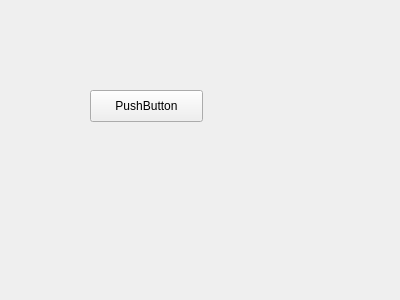
<?xml version="1.0" encoding="UTF-8"?>
<ui version="4.0">
 <class>Widget</class>
 <widget class="QWidget" name="Widget">
  <property name="geometry">
   <rect>
    <x>0</x>
    <y>0</y>
    <width>400</width>
    <height>300</height>
   </rect>
  </property>
  <property name="windowTitle">
   <string>Widget</string>
  </property>
  <widget class="QPushButton" name="pushButton">
   <property name="geometry">
    <rect>
     <x>90</x>
     <y>90</y>
     <width>113</width>
     <height>32</height>
    </rect>
   </property>
   <property name="sizePolicy">
    <sizepolicy hsizetype="Maximum" vsizetype="Expanding">
     <horstretch>0</horstretch>
     <verstretch>0</verstretch>
    </sizepolicy>
   </property>
   <property name="text">
    <string>PushButton</string>
   </property>
  </widget>
 </widget>
 <layoutdefault spacing="6" margin="11"/>
 <resources/>
 <connections/>
</ui>
